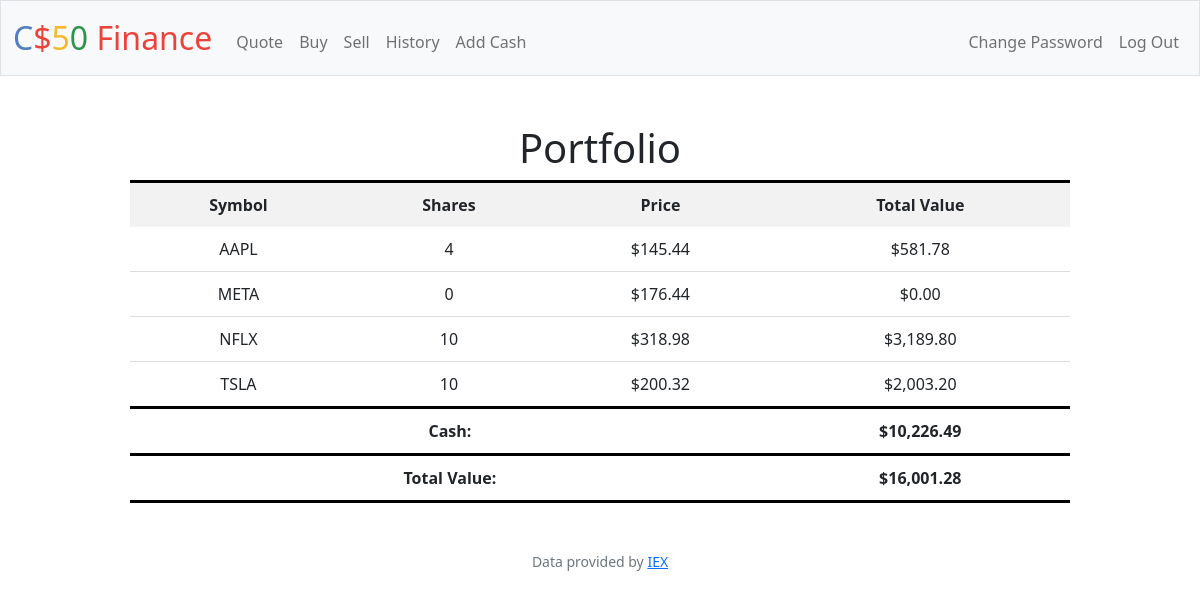
/ (signed in), run on the app's committed database.
### tables this page shows
CREATE TABLE 'transactions' ('id' INTEGER PRIMARY KEY AUTOINCREMENT NOT NULL, 'user_id' INTEGER, 'symbol' TEXT, 'shares' INTEGER, 'price' REAL, 'date' DATETIME);

CREATE TABLE users (id INTEGER PRIMARY KEY AUTOINCREMENT NOT NULL, username TEXT NOT NULL, hash TEXT NOT NULL, cash NUMERIC NOT NULL DEFAULT 10000.00);

### app.py (the view)
@app.route("/")
@login_required
def index():
    user_id = session["user_id"]
    stocks = db.execute("SELECT symbol, price, SUM(shares) AS shares FROM transactions WHERE user_id = ? GROUP BY symbol", user_id)
    cash = db.execute("SELECT cash FROM users WHERE id = ?", user_id)[0]["cash"]
    total = cash
    for stock in stocks:
        total += stock["price"] * stock["shares"]
    return render_template("index.html", stocks=stocks, cash=cash, usd=usd, total=total)

### app.py (called while the page is built)
@app.after_request
def after_request(response):
    response.headers["Cache-Control"] = "no-cache, no-store, must-revalidate"
    response.headers["Expires"] = 0
    response.headers["Pragma"] = "no-cache"
    return response

### helpers.py (called while the page is built)
def login_required(f):
    @wraps(f)
    def decorated_function(*args, **kwargs):
        if session.get("user_id") is None:
            return redirect("/login")
        return f(*args, **kwargs)
    return decorated_function

def usd(value):
    return f"${value:,.2f}"

### templates/index.html (shortened to what this page needs)
{% extends "layout.html" %}
{% block main %}
<div class="table-container">
    <table class="center">
        <thead>
            <h1><b1>Portfolio</b1></h1>
            <tr style="border-top: 3px solid black;">
                <th>Symbol</th>
                <th>Shares</th>
                <th>Price</th>
                <th>Total Value</th>
            </tr>
        </thead>
        <tbody>
            {% for stock in stocks %}
            <tr>
                <td>{{ stock["symbol"] }}</td>
                <td>{{ stock["shares"] }}</td>
                <td>{{ usd(stock["price"]) }}</td>
                <td>{{ usd(stock["shares"] * stock["price"]) }}</td>
            </tr>
            {% endfor %}
            <tr style="border-top: 3px solid black;">
                <td colspan="3"><b>Cash:</b></td>
                <td><b>{{ usd(cash) }}</b></td>
            </tr>
        </tbody>
        <tfoot>
            <tr class="total-value">
                <td colspan="3"><b>Total Value:</b></td>
                <td><b>{{ usd(total) }}</b></td>
            </tr>
        </tfoot>
    </table>
</div>
{% endblock %}

### templates/layout.html (shortened to what this page needs)
<!DOCTYPE html>
<html lang="en">
    <head>
        <link href="https://cdn.jsdelivr.net/npm/bootstrap@5.1.3/dist/css/bootstrap.min.css" rel="stylesheet">
        <link href="/static/styles.css" rel="stylesheet">
    </head>
    <body>
        <nav class="bg-light border navbar navbar-expand-md navbar-light">
            <div class="container-fluid">
                <a class="navbar-brand" href="/"><span class="blue">C</span><span class="red">$</span><span class="yellow">5</span><span class="green">0</span> <span class="red">Finance</span></a>
                <div class="collapse navbar-collapse" id="navbar">
                    {% if session["user_id"] %}
                        <ul class="navbar-nav me-auto mt-2">
                            <li class="nav-item"><a class="nav-link" href="/quote">Quote</a></li>
                            <li class="nav-item"><a class="nav-link" href="/buy">Buy</a></li>
                            <li class="nav-item"><a class="nav-link" href="/sell">Sell</a></li>
                            <li class="nav-item"><a class="nav-link" href="/history">History</a></li>
                            <li class="nav-item"><a class="nav-link" href="/add_cash">Add Cash</a></li>
                        </ul>
                        <ul class="navbar-nav ms-auto mt-2">
                            <li class="nav-item"><a class="nav-link" href="/change_password">Change Password</a></li>
                            <li class="nav-item"><a class="nav-link" href="/logout">Log Out</a></li>
                        </ul>
                    {% else %}
                        <ul class="navbar-nav ms-auto mt-2">
                            <li class="nav-item"><a class="nav-link" href="/register">Register</a></li>
                            <li class="nav-item"><a class="nav-link" href="/login">Log In</a></li>
                        </ul>
                    {% endif %}
                </div>
            </div>
        </nav>
        <main class="container-fluid py-5 text-center">
            {% block main %}{% endblock %}
        </main>
        <footer class="mb-5 small text-center text-muted">
            Data provided by <a href="https://iexcloud.io/">IEX</a>
        </footer>
    </body>
</html>

### static/styles.css (style rules this page uses)
nav .navbar-brand { font-size: xx-large; }
nav .navbar-brand .blue { color: #537fbe; }
nav .navbar-brand .red { color: #ea433b; }
nav .navbar-brand .yellow { color: #f5b82e; }
nav .navbar-brand .green { color: #2e944b; }
.table-container { margin: 0 auto; width: 80%; }
table { border-collapse: collapse; width: 100%; }
th, td { padding: 10px; text-align: center; }
th { background-color: #f2f2f2; font-weight: bold; }
td { border-bottom: 1px solid #ddd; }
tr.total-value { border-top: 3px solid black; border-bottom: 3px solid black; }

### data on the page
transactions: symbol "AAPL", shares "4", price "$145.44", shares "$581.78"
transactions: symbol "META", shares "0", price "$176.44", shares "$0.00"
transactions: symbol "NFLX", shares "10", price "$318.98", shares "$3,189.80"
transactions: symbol "TSLA", shares "10", price "$200.32", shares "$2,003.20"
users: cash "$10,226.49"

### other printed values
{{ usd(total) }} "$16,001.28"
